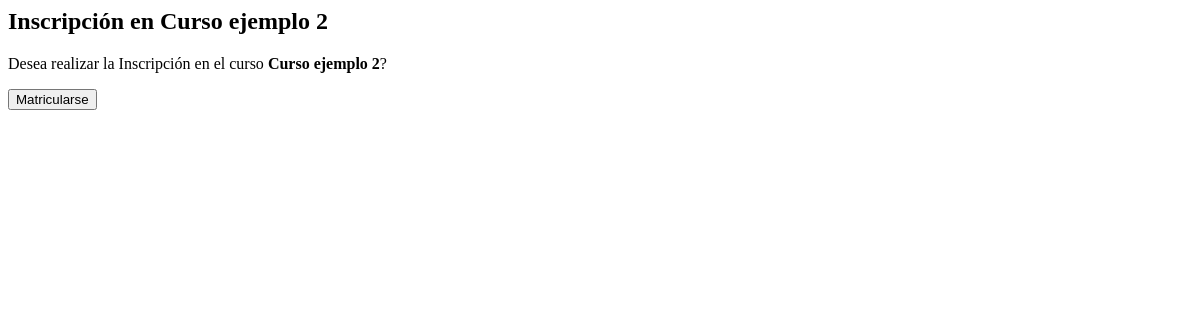
Before: /courses/inscription/2/ (signed in) with the older database file.
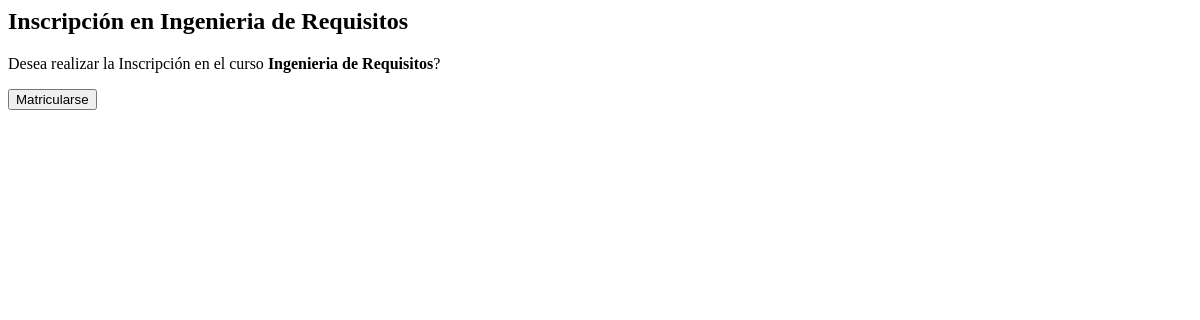
After: the same page with the newer database file.
### courses/models.py (models this page shows, shortened)
class Course(models.Model):
    title = models.CharField(max_length=200)
    pub_date = models.DateTimeField(verbose_name="date published", auto_now_add=True)
    enrolled_users = models.ManyToManyField(get_user_model(), related_name="courses", blank=True)
    teacher = models.ForeignKey(get_user_model(), null=True, on_delete=models.CASCADE, limit_choices_to={'groups__name':'Profesor'})
    class Meta:
        verbose_name = "Curso"
        verbose_name_plural = "Cursos"

### courses/views.py (the view)
# urls.py: path('inscription/<int:course_id>/', views.inscription, name='inscription'), # /courses/inscripcion/1/
@login_required
def inscription(request, course_id): #Esto antes era details
    course = get_object_or_404(Course, pk=course_id)
    return render(request, 'courses/inscripcion.html', {'course': course})

### courses/templates/courses/inscripcion.html (shortened to what this page needs)
<h2>Inscripción en {{ course.title }}</h2>
<p>Desea realizar la Inscripción en el curso <strong>{{ course.title }}</strong>?</p>
<form action="{% url 'courses:join' course.id %}" method="post">
<input type="submit" value="Matricularse">
</form>

Changed rows visible on the page:
changed Course: title "Curso ejemplo 2" → "Ingenieria de Requisitos"
